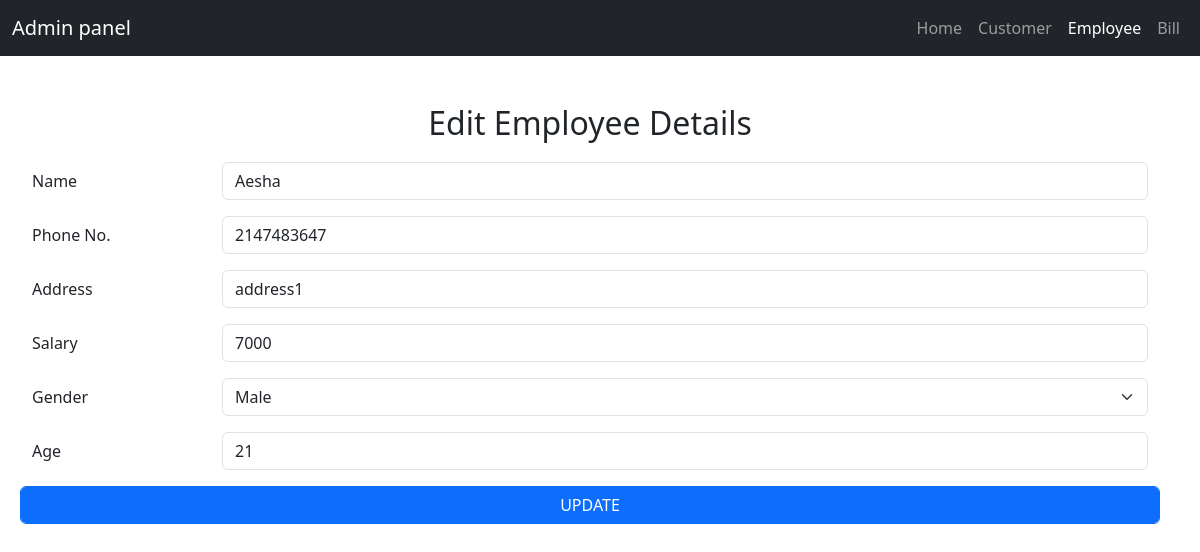
Screenshot of /emp_edit.php?id=1 with the database file from the repository.
### tables this page shows
CREATE TABLE `employee` (
  `eid` int(11) NOT NULL,
  `name` varchar(200) NOT NULL,
  `phone` int(11) NOT NULL,
  `address` varchar(200) NOT NULL,
  `salary` int(11) NOT NULL,
  `gender` varchar(20) NOT NULL,
  `age` int(11) NOT NULL
);

### emp_edit.php (the view, shortened to what this page needs)
<?php
$link=new mysqli('localhost','root','','laundry');
$values=mysqli_query($link,"SELECT * from employee where eid='$_GET[id]'");
while($row=mysqli_fetch_array($values)){
    $name=$row['name'];
    $phone=$row['phone'];
    $address=$row['address'];
    $salary=$row['salary'];
    $gender=$row['gender'];
    $age=$row['age'];
}
?>
<!DOCTYPE html>
<html lang="en">
<head>
    <link rel="stylesheet" href="node_modules/bootstrap/dist/css/bootstrap.min.css">
</head>
<body>
<nav class="navbar navbar-expand-lg navbar-dark bg-dark mb-5">
        <div class="container-fluid">
          <a class="navbar-brand" href="dashboard.php">Admin panel</a>
            <ul class="navbar-nav  mb-2 mb-lg-0">
              <li class="nav-item">
                <a class="nav-link" href="index.php">Home</a>
              </li>
              <li class="nav-item">
                <a class="nav-link" href="customer.php">Customer</a>
              </li>
              <li class="nav-item">
                <a class="nav-link active" href="employee.php">Employee</a>
              </li>
              <li class="nav-item">
                <a class="nav-link" href="bill.php">Bill</a>
              </li>
            </ul>
        </div>
      </nav>
<div class="container" style="margin:20px;">
        <form method="post" action="">
          <h2 style="text-align: center;margin:20px;">Edit Employee Details</h2>
          <div class="row mb-3">
            <label for="inputEmail3" class="col-sm-2 col-form-label">Name</label>
            <div class="col-sm-10">
              <input name="name" type="text" class="form-control" pattern="^[a-z,A-Z]+" id="inputEmail3" value="<?php echo $name; ?>" />
            </div>
          </div>
          <div class="row mb-3">
            <label for="inputEmail3" class="col-sm-2 col-form-label">Phone No.</label>
            <div class="col-sm-10">
              <input name="phone" type="text" class="form-control" pattern="\d{10}" maxlength="10" value="<?php echo $phone; ?>"/>
            </div>
          </div>
          <div class="row mb-3">
            <label for="inputEmail3" class="col-sm-2 col-form-label">Address</label>
            <div class="col-sm-10">
              <input  name="address" type="text" class="form-control" id="inputEmail3" value="<?php echo $address; ?>"/>
            </div>
          </div>
          <div class="row mb-3">
            <label for="inputEmail3" class="col-sm-2 col-form-label">Salary</label>
            <div class="col-sm-10">
              <input name="salary" type="text" class="form-control" id="inputEmail3" value="<?php echo $salary; ?>"/>
            </div>
          </div>
          <div class="row mb-3">
            <label for="inputEmail3" class="col-sm-2 col-form-label">Gender</label>
            <div class="col-sm-10">
            <select name="gender" class="form-select" aria-label="Default select example" value="<?php echo $gender; ?>">
                <option>Male</option>
              </select>
            </div>
          </div>
          <div class="row mb-3">
            <label for="inputEmail3" class="col-sm-2 col-form-label">Age</label>
            <div class="col-sm-10">
              <input name="age" type="number" class="form-control" id="inputEmail3" value="<?php echo $age; ?>"/>
            </div>
          </div>
          <div class="row">
              <input name="update" type="submit" value="UPDATE" class="form-control btn btn-primary" id="inputPassword3" />
            </div>
        </form>
      </div>
</body>
</html>

### rows the page displays
employee: name "Aesha", phone "2147483647", address "address1", salary "7000", gender "Male", age "21"
